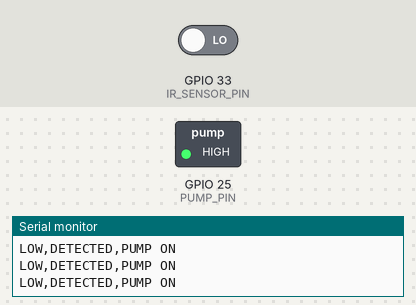
Bench run of a sketch on a simulated ESP32. On the bench: switched loads named in the sketch (green lamp = pin HIGH), the last lines printed to the serial monitor. The test bench sets the inputs (shaded band); at power-on: GPIO 33 (IR_SENSOR_PIN) LOW.

Above: at 1.2 s.
1.3 s: GPIO 33 (IR_SENSOR_PIN) driven HIGH
At 2.3 s:
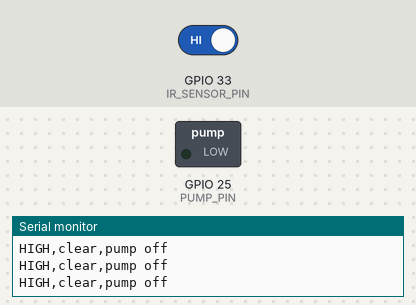
2.9 s: GPIO 33 (IR_SENSOR_PIN) driven LOW
At 3.6 s:
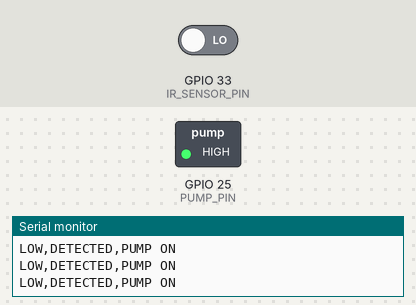
Timing chart, 0 to 5.9 s (numbered marks = the images above; inputs shaded):
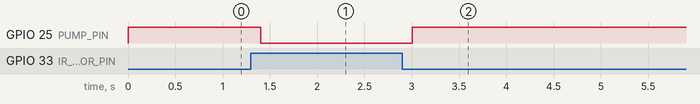

Measured:
- after the input at 1.3 s, GPIO 25 (PUMP_PIN): HIGH → LOW after 0.10 s
- after the input at 2.9 s, GPIO 25 (PUMP_PIN): LOW → HIGH after 0.11 s

The sketch:

09_ir_pump_bringup.ino
```cpp
/*
 * GlaucoSense - Bring-up Test: Generic IR Sensor + Pump
 * Owner: M1 (actuators / state machine)
 * Purpose: TEMPORARY bring-up sketch for getting the pump reliably switching
 *          in response to a generic 3-pin IR obstacle sensor (VCC/GND/OUT,
 *          onboard LED + sensitivity dial). This is NOT the VL53L0X ToF
 *          sensor used in the final GlaucoSense_Final firmware - it's a
 *          simpler digital HIGH/LOW presence sensor, used here only because
 *          the pressure sensor + solenoid valve aren't wired in yet.
 *          Once those are ready, go back to the official 01-08 test
 *          sketches and GlaucoSense_Final - this file is a stepping stone,
 *          not part of the final architecture.
 *
 * SAFETY: pump is a low-side switched load through an N-MOSFET. Make sure
 * there is a flyback diode across the pump and a common ground with the
 * ESP32 (see documentation/wiring_notes.txt). The pump starts OFF.
 *
 * NOT a medical device. Bench-test prototype only.
 */

const int IR_SENSOR_PIN = 33; // generic IR module OUT pin
const int PUMP_PIN = 25;      // matches PUMP_PIN in GlaucoSense_Final/config.h

// Most cheap IR obstacle-sensor modules pull OUT LOW when they detect
// something in range (and light their onboard LED at the same time), and
// sit HIGH when nothing is in range. If the pump behaves backwards from
// what you expect (e.g. it runs when nothing is in front of the sensor,
// or stops when the LED is lit), flip this to false and re-upload.
const bool IR_ACTIVE_LOW = true;

void setup() {
  Serial.begin(115200);
  pinMode(IR_SENSOR_PIN, INPUT);
  pinMode(PUMP_PIN, OUTPUT);
  digitalWrite(PUMP_PIN, LOW); // safe state: pump off at boot

  Serial.println("Watch this alongside the sensor's onboard LED.");
  Serial.println("raw_pin,object_detected,pump_state");
}

void loop() {
  int raw = digitalRead(IR_SENSOR_PIN);
  bool objectDetected = IR_ACTIVE_LOW ? (raw == LOW) : (raw == HIGH);

  digitalWrite(PUMP_PIN, objectDetected ? HIGH : LOW);

  Serial.print(raw == HIGH ? "HIGH" : "LOW");
  Serial.print(",");
  Serial.print(objectDetected ? "DETECTED" : "clear");
  Serial.print(",");
  Serial.println(objectDetected ? "PUMP ON" : "pump off");

  delay(200);
}
```
